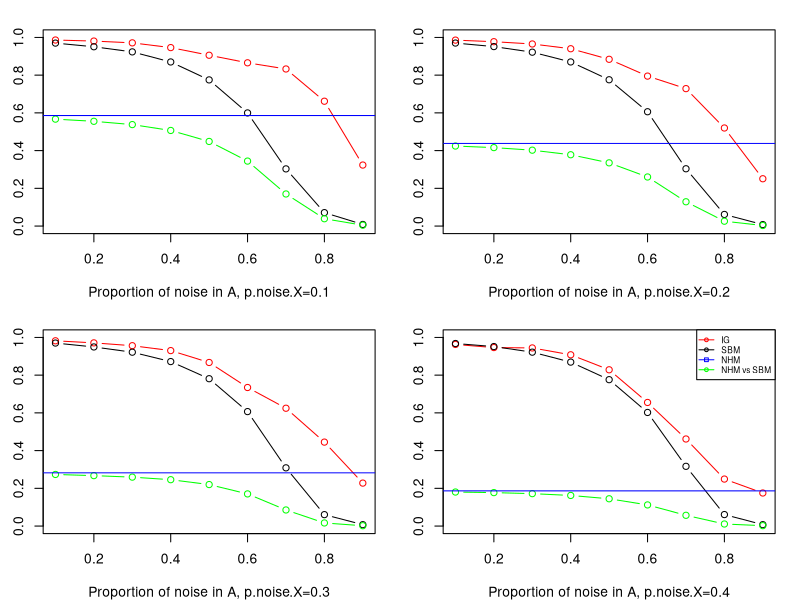

Recreate this plot in R.
naout_mean=function(x){
  x=x[x!=0]
  if(sum(is.na(x))==0)return(mean(x))
  else return(mean(x[(!is.na(x))]))
}

a=read.csv('1.csv');a=a[,-1]
b=read.csv('2.csv');b=b[,-1]
c=read.csv('3.csv');c=c[,-1]
d=read.csv('4.csv');d=d[,-1]
# e=read.csv('5.csv');e=e[,-1]
# f=read.csv('6.csv');f=f[,-1]
# g=read.csv('7.csv');g=g[,-1]
# h=read.csv('8.csv');h=h[,-1]
# i=read.csv('9.csv');i=i[,-1]

par(mfrow=c(2,2),mar=c(4, 2.6, 1.8, 1.5))
#t=0.05

avg=apply(a,1,naout_mean)
ARI.A=avg[1];ARI.IG=avg[2:10]; ARI.X=avg[11:19]; ARI.AX=avg[20:28]
p.noise.A=seq(0.1,0.9,length=9)
plot(p.noise.A,ARI.IG,ylim=c(0,1),type='b',col='red',
     ylab='Adjusted Rand', xlab='Proportion of noise in A, p.noise.X=0.1')
lines(p.noise.A,ARI.X,type='b')
lines(p.noise.A, ARI.AX, type='b',col='green')
abline(h=ARI.A,col='blue')
#abline(h=t,col='gold')


avg=apply(b,1,naout_mean)
ARI.A=avg[1];ARI.IG=avg[2:10]; ARI.X=avg[11:19]; ARI.AX=avg[20:28]
p.noise.A=seq(0.1,0.9,length=9)
plot(p.noise.A,ARI.IG,ylim=c(0,1),type='b',col='red',
     ylab='Adjusted Rand', xlab='Proportion of noise in A, p.noise.X=0.2')
lines(p.noise.A,ARI.X,type='b')
lines(p.noise.A, ARI.AX, type='b',col='green')
abline(h=ARI.A,col='blue')
#abline(h=t,col='gold')


avg=apply(c,1,naout_mean)
ARI.A=avg[1];ARI.IG=avg[2:10]; ARI.X=avg[11:19]; ARI.AX=avg[20:28]
p.noise.A=seq(0.1,0.9,length=9)
plot(p.noise.A,ARI.IG,ylim=c(0,1),type='b',col='red',
     ylab='Adjusted Rand', xlab='Proportion of noise in A, p.noise.X=0.3')
lines(p.noise.A,ARI.X,type='b')
lines(p.noise.A, ARI.AX, type='b',col='green')
abline(h=ARI.A,col='blue')
#abline(h=t,col='gold')

avg=apply(d,1,naout_mean)
ARI.A=avg[1];ARI.IG=avg[2:10]; ARI.X=avg[11:19]; ARI.AX=avg[20:28]
p.noise.A=seq(0.1,0.9,length=9)
plot(p.noise.A,ARI.IG,ylim=c(0,1),type='b',col='red',
     ylab='Adjusted Rand', xlab='Proportion of noise in A, p.noise.X=0.4')
lines(p.noise.A,ARI.X,type='b')
lines(p.noise.A, ARI.AX, type='b',col='green')
abline(h=ARI.A,col='blue')
#abline(h=t,col='gold')


legend('topright',cex=0.6,c('IG','SBM','NHM','NHM vs SBM'),lty=c(1,1,1,1),
       col=c('red','black','blue','green'),pch=c(1,1,0,1))
